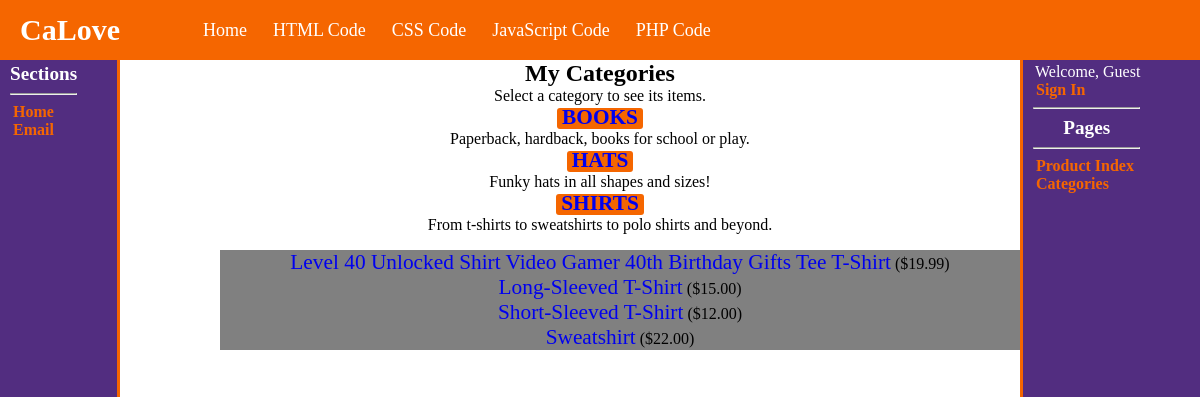
Screenshot of /seestore.php?cat_id=2 with the database file from the repository.
### tables this page shows
CREATE TABLE `store_categories` (
  `id` int(11) NOT NULL,
  `cat_title` varchar(50) DEFAULT NULL,
  `cat_desc` text DEFAULT NULL
);

CREATE TABLE `store_items` (
  `id` int(11) NOT NULL,
  `cat_id` int(11) NOT NULL,
  `item_title` varchar(75) DEFAULT NULL,
  `item_price` float(8,2) DEFAULT NULL,
  `item_desc` text DEFAULT NULL,
  `item_image` varchar(50) DEFAULT NULL
);

### seestore.php (the view, shortened to what this page needs)
<?php
$mysqli = mysqli_connect("localhost", "calove", "VXvsjr71!", "onlinestore");
$display_block = "<h1>My Categories</h1>
<p>Select a category to see its items.</p>";
$get_cats_sql = "SELECT id, cat_title, cat_desc FROM store_categories ORDER BY cat_title";
$get_cats_res = mysqli_query($mysqli, $get_cats_sql) or die(mysqli_error($mysqli));
if (mysqli_num_rows($get_cats_res) < 1) {
  $display_block = "<p><em>Sorry, no categories to browse.</em></p>";
} else {
  while ($cats = mysqli_fetch_array($get_cats_res)) {
    $cat_id = $cats['id'];
    $cat_title = strtoupper(stripslashes($cats['cat_title']));
    $cat_desc = stripslashes($cats['cat_desc']);
    $display_block .= "<p><strong><a href=\"" . $_SERVER['PHP_SELF'] . "?cat_id=" . $cat_id . "\">" . $cat_title . "</a></strong><br>" . $cat_desc . "</p>";
    if (isset($_GET['cat_id']) && ($_GET['cat_id'] == $cat_id)) {
      $safe_cat_id = mysqli_real_escape_string($mysqli, $_GET['cat_id']);
      $get_items_sql = "SELECT id, item_title, item_price FROM store_items WHERE cat_id = '" . $safe_cat_id . "' ORDER BY item_title";
      $get_items_res = mysqli_query($mysqli, $get_items_sql) or die(mysqli_error($mysqli));
      if (mysqli_num_rows($get_items_res) < 1) {
        $display_block = "<p><em>Sorry, no items in this category.</em></p>";
      } else {
        $display_block .= "<ul>";
        while ($items = mysqli_fetch_array($get_items_res)) {
          $item_id = $items['id'];
          $item_title = stripslashes($items['item_title']);
          $item_price = $items['item_price'];
          $display_block .= "<li><a href=\"showitem.php?item_id=" . $item_id . "\">" . $item_title . "</a> (\$" . $item_price . ")</li>";
        }
        $display_block .= "</ul>";
      }
    }
  }
}
?>
<!DOCTYPE html>
<html lang="en">
<head>
  <link rel="stylesheet" href="layout.css">
</head>
<body>
  <header>
    <div class="header">
      <div class="menu">
        <nav>
          <div class="menu_content">
            <div class="logo"><a href="#">CaLove</a></div>
            <ul class="links">
              <li><a href="/420710/index.html">Home</a></li>
              <li>
                <a href="#" class="desktop-link">HTML Code</a>
              </li>
              <li>
                <a href="#" class="desktop-link">CSS Code</a>
              </li>
              <li>
                <a href="#" class="desktop-link">JavaScript Code</a>
              </li>
              <li>
                <a href="#" class="desktop-link">PHP Code</a>
              </li>
            </ul>
          </div>
        </nav>
      </div>
    </div>
  </header>
  <div class="wrapper">
    <nav>
      <div class="content_area">
        <?php
        if (isset($_SESSION['loggedin']) && $_SESSION['loggedin'] === true && isset($_SESSION['username'])) {
          $loggedInUsername = $_SESSION['username'];
        } else {
          $loggedInUsername = "";
        }
        ?>
        <?php echo $display_block; ?>
      </div>
      <div class="left_side">
        <ul>
          <div class="navHead">
            <h1><strong>Sections</strong></h1>
            <hr>
            <li><a href="/420710/index.html">Home</a><br></li>
            <li><a href="mailto:calove@g.clemson.edu">Email</a></li>
          </div>
        </ul>
      </div>
      <div class="right_side">
        <ul>
          <div class="navHead">
              <?php
              if ($loggedInUsername) {
                echo '<p><strong>User: ' . $loggedInUsername . '</strong></p>';
                echo '<li><a href="/phplogin/420710/onlineStore/cart.php">My Cart</a></li>';
                echo '<li><a href="/phplogin/420710/onlineStore/home.php">Profile</a></li>';
                echo '<li><a href="/phplogin/420710/onlineStore/logout.php">Log Out</a></li>';
              } else {
                echo '<p>Welcome, Guest</p>';
                echo '<li><a href="login.html">Sign In</a></li>';
              }
              ?>
              <hr>
                <h1><strong>Pages</strong></h1>
              <hr>
              <li><a href="seestore_withJS.php">Product Index</a></li>
              <li><a href="seestore.php">Categories</a></li>
          </div>
        </ul>
      </div>
    </nav>
  </div>
</body>
</html>

### layout.css (style rules this page uses)
.header { position: fixed; height: 60px; top: 0; left: 0; right: 0; width: 100%; background-color: #F56600; color: #522D80; border-bottom: 3px solid white; z-index: 1; box-sizing: border-box; }
h1, h2 { margin: 0; text-align: center; }
.navHead { text-align: left; position: fixed; margin-top: 3px; margin-left: 10px; margin-right: 20px; }
.navHead h1 { color: white; font-size: larger; }
.wrapper { position: fixed; left: 0; right: 0; top: 60px; bottom: 0; height: 100%; width: 100%; overflow-y: auto; }
.menu { background: #F56600; position: fixed; height: 60px; width: 100%; }
.menu nav { position: relative; display: flex; max-width: calc(100% - 200px); margin: 0 auto; height: 60px; align-items: center; justify-content: space-between; }
nav .menu_content { display: flex; align-items: center; height: 60px; margin: 0; }
nav .menu_content .links { display: flex; height: 60px; }
.menu .logo a { color: #fff; font-size: 30px; font-weight: 600; text-decoration: none; }
.menu_content .links li { list-style: none; line-height: 60px; }
.menu_content .links li a, .menu_content .links li label { color: #fff; font-size: 18px; font-weight: 500; padding: 9px 17px; border-radius: 5px; transition: all 0.3s ease; text-decoration: none; }
.left_side { position: fixed; left: 0; bottom: 0; text-align: center; width: 10%; margin-right: 5%; background-color: #522D80; height: 100%; min-height: 100vh; box-sizing: border-box; top: 60px; color: white; border-right: 3px solid #F56600; }
.content_area { margin-top: auto; position: relative; margin-right: 15%; margin-left: 15%; text-align: center; flex-direction: column; display: flex; width: auto; height: 100%; bottom: 0; word-break: keep-all; color: black; background-size: cover; border-bottom: 3px solid white; box-sizing: border-box; }
.content_area p { margin: 0 5px; font-size: 18pt; }
.right_side { display: flex; top: 60px; width: 10%; margin-left: 5%; position: fixed; right: 0; bottom: 0; text-align: left; display: flex; height: 100%; min-height: 100vh; border-left: 3px solid #F56600; background-color: #522D80; }
.left_side ul, .right_side ul { list-style: none; color: white; padding-left: 0px; padding-right: 0px; margin-top: 0px; height: auto; width: auto; text-align: center; display: block; }
.left_side li a:link, .left_side li a:visited, .left_side ul a:link, .left_side ul a:visited, .right_side li a:link, .right_side li a:visited { font-size: 12pt; font-weight: bold; padding: 3px 0px 3px 3px; color: #F56600; text-decoration: none; }
@media screen and (max-width: 1250px) { .wrapper { flex-direction: row; } }
@media screen and (max-width: 1250px) { .content_area p { margin-left: 10px; margin-right: 10px; font-size: 16pt; } }
@media screen and (max-width: 1250px) { .right_side { color: #F56600; background-color: #522D80; width: 15%; box-sizing: border-box; border-left: 3px solid #F56600; } }
@media screen and (max-width: 1250px) { .menu nav { max-width: 100%; padding: 0 20px; } }
@media screen and (max-width: 1250px) { nav .menu_content .links { margin-left: 30px; } }
@media screen and (max-width: 1250px) { .menu_content .links li a { padding: 8px 13px; } }

### seestore.php (style rules this page uses)
body { background-image: url("/phplogin/420710/Images/cool-background.png"); width: auto; }
.content_area p { font-size: 12pt; }
.content_area a { text-decoration: none; font-size: 16pt; }
ul { list-style: none; }
.navHead p { margin: 0px; padding-left: 2px; }
.content_area strong { background-color: #f56600; padding: 2px 5px 2px 5px; border-radius: 3px; }
.content_area ul li { background-color: gray; }

### rows the page displays
store_categories: cat_title "BOOKS", cat_desc "Paperback, hardback, books for school or play."
store_categories: cat_title "HATS", cat_desc "Funky hats in all shapes and sizes!"
store_categories: cat_title "SHIRTS", cat_desc "From t-shirts to sweatshirts to polo shirts and beyond."
store_items: item_title "Level 40 Unlocked Shirt Video Gamer 40th Birthday Gifts Tee T-Shirt", item_price "19.99"
store_items: item_title "Long-Sleeved T-Shirt", item_price "15.00"
store_items: item_title "Short-Sleeved T-Shirt", item_price "12.00"
store_items: item_title "Sweatshirt", item_price "22.00"
